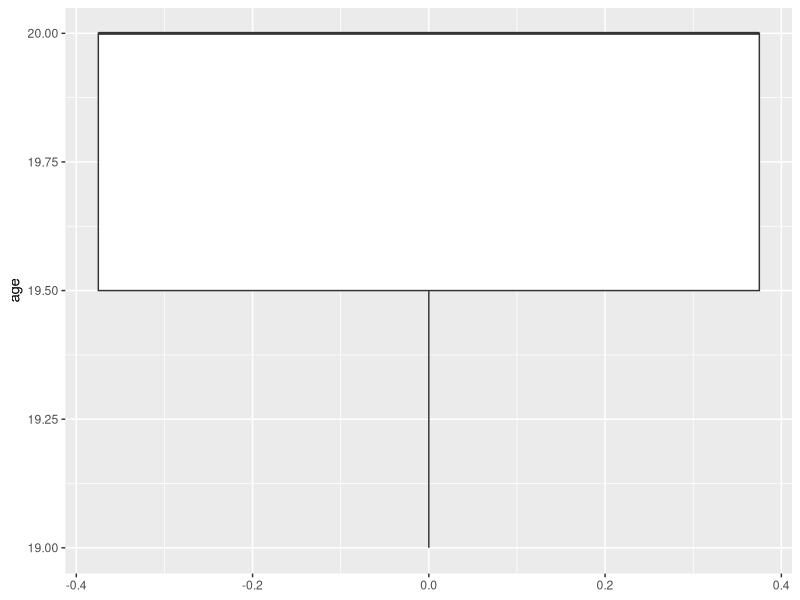
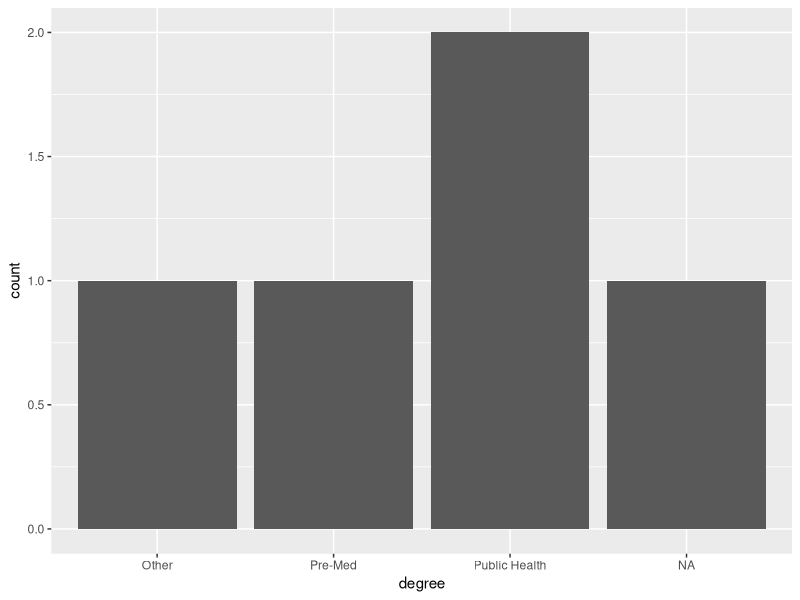
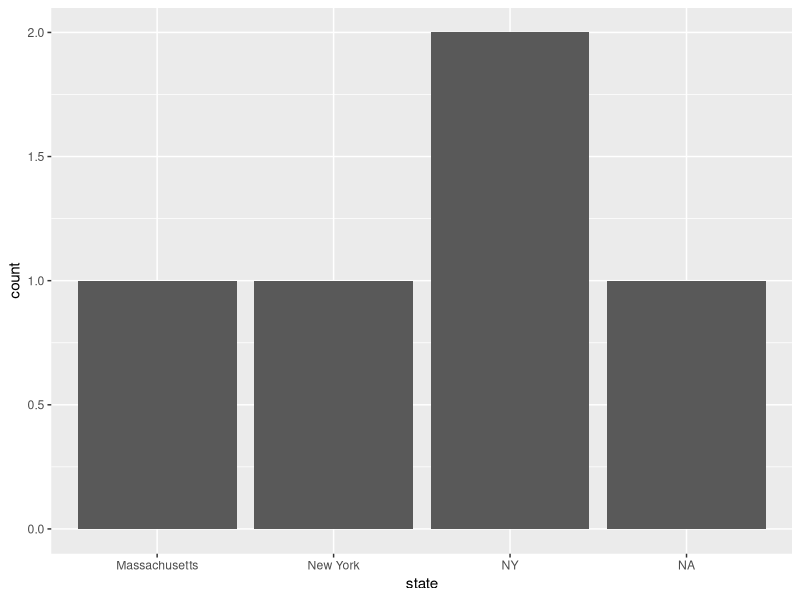

Reproduce these figures in R, in order. (Note: this script raises an error after producing the figures.)
## ---- chunk 1
library(knitr)
library(tidyverse)
## <- is the assignment operator in R!
survey <- read_csv("data/survey.csv")
## ---- chunk 2
survey %>% kable()
## ---- chunk 3
ggplot(survey, aes(y = age)) + geom_boxplot()
## ---- chunk 4
ggplot(survey, aes(x = degree)) + geom_bar()
## ---- chunk 5
survey %>%
    group_by(climate) %>%
    summarise(n = n()) %>%
    mutate(p = round(n/sum(n),1))
## ---- chunk 6
ggplot(survey, aes(x = state)) + geom_bar()
## ---- chunk 7
survey %>% select(pizza) %>% kable()
## ---- chunk 8
knitr::include_graphics("./includes/Data_Science_VD.png")
